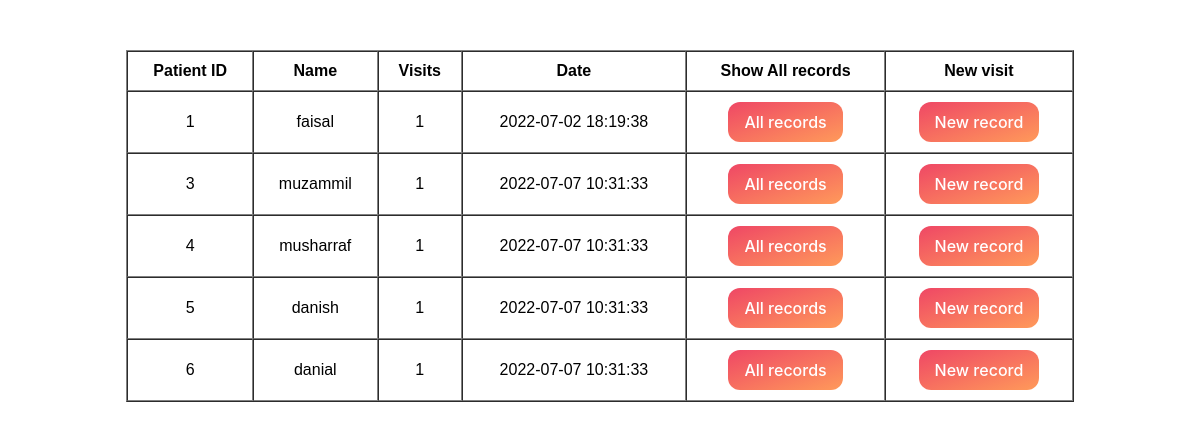
/patients.php, run on the app's committed database.
### tables this page shows
CREATE TABLE `patients` (
  `pid` int NOT NULL,
  `name` varchar(50) NOT NULL,
  `visits` int NOT NULL,
  `date` timestamp NOT NULL DEFAULT CURRENT_TIMESTAMP
);

### patients.php (the view, shortened to what this page needs)
<!DOCTYPE html>
<html lang="en">
<head>
    <link rel="stylesheet" href="style/button.css">
</head>
<body>
<?php
    $servername="localhost";
    $username="naeem";
    $password="Navjivan";
    $db="patients";
    try
    {
        $con= new mysqli($servername,$username,$password,$db);
        if($con->connect_error)
        {
            die("ERROR! while connecting $db ".$con->connect_error);
        }
        else
        {
            $q = "select * from patients";
            if($r = $con->query($q))
            {
                if($r->num_rows>0)
                {
                    echo "<table border=1 cellspacing=0 cellpadding=10 style='margin:0px auto; text-align:center; margin-top:50px; width:80%; font-family:Arial;'>";
                    echo "<tr><th>Patient ID</th><th>Name</th><th>Visits</th><th>Date</th><th>Show All records</th><th>New visit</th></tr>";
                    while($row = $r->fetch_assoc())
                    {
                        echo "<tr>
                        <form method='POST' action='allRec.php?pid={$row['pid']}'>
                            <td>{$row['pid']}</td>
                            <td>{$row['name']}</td>
                            <td>{$row['visits']}</td>
                            <td>{$row['date']}</td>
                            <td><button class='button-62' type='submit'>All records</button></td>
                            </form>
                            <td>
                            <form method='POST' action='newRecords.php'>
                            <button type='submit' class='button-62' role='button' name='new_record'>New record</button>
                            </form>
                            </td>
                            </tr>";
                    }
                    echo "</table>";
                }
                else
                {
                    echo "no data to retrieve";
                }
            }
            else
            {
                echo "Error while executing the query";
            }
        }
    }
     catch (Exception $th)
     {
        echo $th->getMessage();
    }
?>
</body>
</html>

### style/button.css (style rules this page uses)
.button-62 { background: linear-gradient(to bottom right, #EF4765, #FF9A5A); border: 0; border-radius: 12px; color: #FFFFFF; cursor: pointer; display: inline-block; font-family: -apple-system,system-ui,"Segoe UI",Roboto,Helvetica,Arial,sans-serif; font-size: 16px; font-weight: 500; line-height: 2.5; outline: transparent; padding: 0 1rem; text-align: center; text-decoration: none; transition: box-shadow .2s ease-in-out; user-select: none; -webkit-user-select: none; touch-action: manipulation; white-space: nowrap; }

### data on the page
patients: pid "1", name "faisal", visits "1", date "2022-07-02 18:19:38"
patients: pid "3", name "muzammil", visits "1", date "2022-07-07 10:31:33"
patients: pid "4", name "musharraf", visits "1", date "2022-07-07 10:31:33"
patients: pid "5", name "danish", visits "1", date "2022-07-07 10:31:33"
patients: pid "6", name "danial", visits "1", date "2022-07-07 10:31:33"
